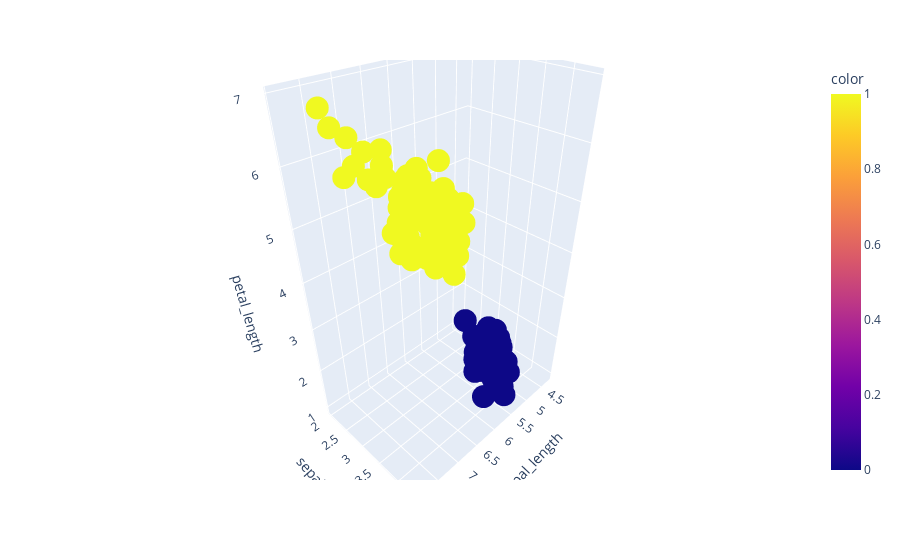

Here is the notebook cell this chart was saved with:
### Code cell
px.scatter_3d(data_frame=data, x = 'sepal_length', y='sepal_width', 
              z = 'petal_length', color = preds)

### Figure 1 — Plotly figure (JSON) as saved in the notebook; plotly's stock layout.template omitted (floating-point values rounded to 4 significant figures; data arrays with more than 128 entries replaced by an {"elided": "..."} marker saying what was removed)
{"data": [{"hovertemplate": "sepal_length=%{x}<br>sepal_width=%{y}<br>petal_length=%{z}<br>color=%{marker.color}<extra></extra>", "legendgroup": "", "marker": {"color": {"elided": "150 int values"}, "coloraxis": "coloraxis", "symbol": "circle"}, "mode": "markers", "name": "", "scene": "scene", "showlegend": false, "type": "scatter3d", "x": {"elided": "150 float values"}, "y": {"elided": "150 float values"}, "z": {"elided": "150 float values"}}], "layout": {"coloraxis": {"colorbar": {"title": {"text": "color"}}, "colorscale": [[0, "#0d0887"], [0.1111, "#46039f"], [0.2222, "#7201a8"], [0.3333, "#9c179e"], [0.4444, "#bd3786"], [0.5556, "#d8576b"], [0.6667, "#ed7953"], [0.7778, "#fb9f3a"], [0.8889, "#fdca26"], [1, "#f0f921"]]}, "legend": {"tracegroupgap": 0}, "margin": {"t": 60}, "scene": {"domain": {"x": [0, 1], "y": [0, 1]}, "xaxis": {"title": {"text": "sepal_length"}}, "yaxis": {"title": {"text": "sepal_width"}}, "zaxis": {"title": {"text": "petal_length"}}}}}
